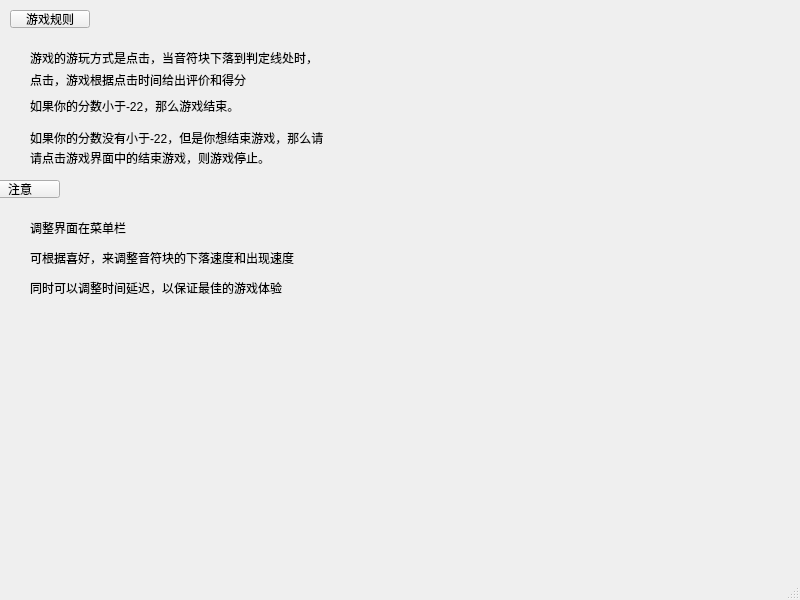
<?xml version="1.0" encoding="UTF-8"?>
<ui version="4.0">
 <class>teach</class>
 <widget class="QMainWindow" name="teach">
  <property name="geometry">
   <rect>
    <x>0</x>
    <y>0</y>
    <width>800</width>
    <height>600</height>
   </rect>
  </property>
  <property name="windowTitle">
   <string>MainWindow</string>
  </property>
  <widget class="QWidget" name="centralwidget">
   <widget class="QPushButton" name="guize">
    <property name="geometry">
     <rect>
      <x>10</x>
      <y>10</y>
      <width>80</width>
      <height>18</height>
     </rect>
    </property>
    <property name="text">
     <string>游戏规则</string>
    </property>
   </widget>
   <widget class="QLabel" name="label">
    <property name="geometry">
     <rect>
      <x>30</x>
      <y>90</y>
      <width>311</width>
      <height>31</height>
     </rect>
    </property>
    <property name="text">
     <string>如果你的分数小于-22，那么游戏结束。</string>
    </property>
   </widget>
   <widget class="QLabel" name="label_2">
    <property name="geometry">
     <rect>
      <x>30</x>
      <y>130</y>
      <width>471</width>
      <height>16</height>
     </rect>
    </property>
    <property name="text">
     <string>如果你的分数没有小于-22，但是你想结束游戏，那么请</string>
    </property>
   </widget>
   <widget class="QLabel" name="label_3">
    <property name="geometry">
     <rect>
      <x>30</x>
      <y>50</y>
      <width>391</width>
      <height>16</height>
     </rect>
    </property>
    <property name="text">
     <string>游戏的游玩方式是点击，当音符块下落到判定线处时，</string>
    </property>
   </widget>
   <widget class="QPushButton" name="zhuyi">
    <property name="geometry">
     <rect>
      <x>-20</x>
      <y>180</y>
      <width>80</width>
      <height>18</height>
     </rect>
    </property>
    <property name="text">
     <string>注意</string>
    </property>
   </widget>
   <widget class="QLabel" name="label_4">
    <property name="geometry">
     <rect>
      <x>30</x>
      <y>250</y>
      <width>391</width>
      <height>16</height>
     </rect>
    </property>
    <property name="text">
     <string>可根据喜好，来调整音符块的下落速度和出现速度</string>
    </property>
   </widget>
   <widget class="QLabel" name="label_5">
    <property name="geometry">
     <rect>
      <x>30</x>
      <y>220</y>
      <width>321</width>
      <height>16</height>
     </rect>
    </property>
    <property name="text">
     <string>调整界面在菜单栏</string>
    </property>
   </widget>
   <widget class="QLabel" name="label_6">
    <property name="geometry">
     <rect>
      <x>30</x>
      <y>70</y>
      <width>371</width>
      <height>20</height>
     </rect>
    </property>
    <property name="text">
     <string>点击，游戏根据点击时间给出评价和得分</string>
    </property>
   </widget>
   <widget class="QLabel" name="label_7">
    <property name="geometry">
     <rect>
      <x>30</x>
      <y>150</y>
      <width>401</width>
      <height>16</height>
     </rect>
    </property>
    <property name="text">
     <string>请点击游戏界面中的结束游戏，则游戏停止。</string>
    </property>
   </widget>
   <widget class="QLabel" name="label_8">
    <property name="geometry">
     <rect>
      <x>30</x>
      <y>280</y>
      <width>461</width>
      <height>16</height>
     </rect>
    </property>
    <property name="text">
     <string>同时可以调整时间延迟，以保证最佳的游戏体验</string>
    </property>
   </widget>
  </widget>
  <widget class="QMenuBar" name="menubar">
   <property name="geometry">
    <rect>
     <x>0</x>
     <y>0</y>
     <width>800</width>
     <height>17</height>
    </rect>
   </property>
  </widget>
  <widget class="QStatusBar" name="statusbar"/>
 </widget>
 <resources/>
 <connections/>
</ui>
